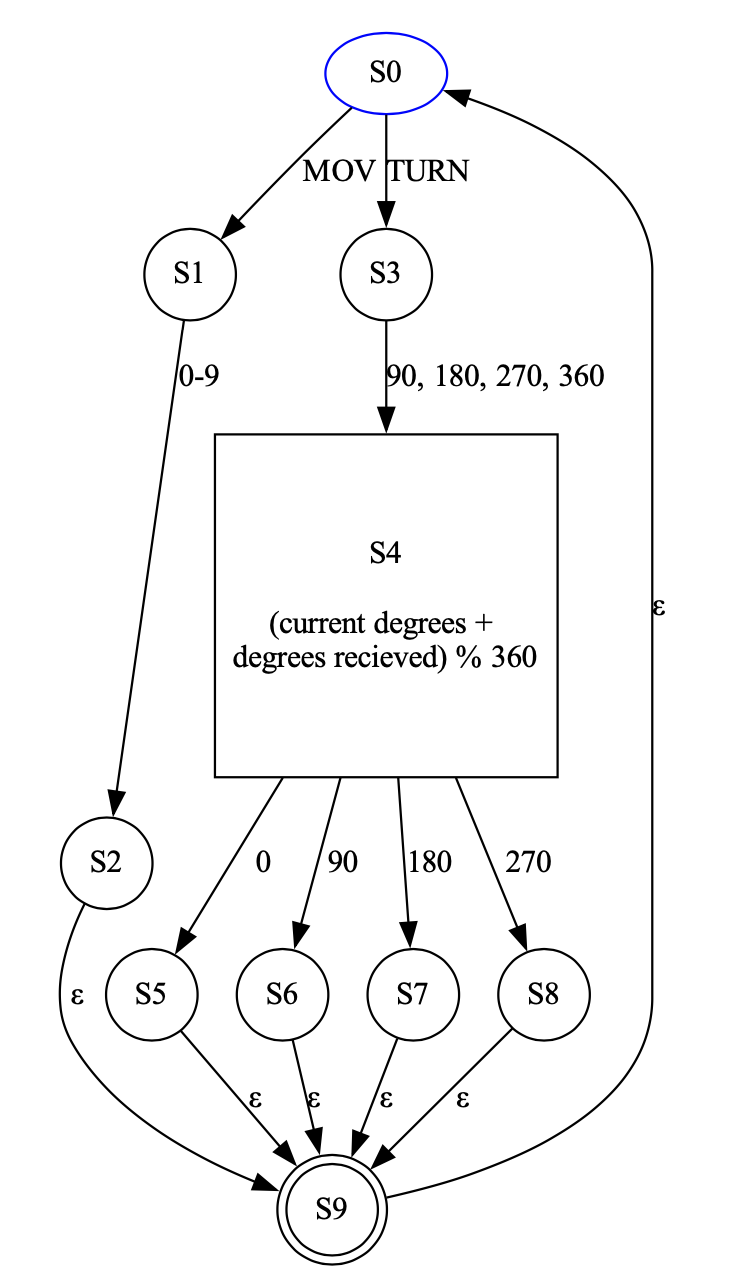

Reproduce this figure in Python.
import os
import graphviz

def plot(val):
    script_dir = os.path.dirname(os.path.abspath(__file__)) 
    file_path = os.path.join(script_dir, 'automata.gv')
    g = graphviz.Digraph('G', filename=file_path)
    # Initial state
    g.attr('node', color='blue')
    g.node('S0')

    g.attr('node', shape='square', color = 'black')
    g.node('S4\n\n(current degrees + \ndegrees recieved) % 360')

    g.attr('node', shape='doublecircle', color = 'black')
    g.node('S9')

    g.attr('node', shape='circle', color = 'black')
    for pair in val:
        g.edge(str(pair[0]), str(pair[1]), label=pair[2])
    g.view()

def main():
    # Automata
    # Diego Partida Romero A01641113
    # Carlos Alberto Veryan Peña A01641147
    # Alan Antonio Ruelas Robles 

    automata = [
        ('S0', 'S1', 'MOV'),
        ('S1', 'S2', '0-9'),
        ('S2', 'S9', 'ε'),

        ('S0', 'S3', 'TURN'),
        ('S3', 'S4\n\n(current degrees + \ndegrees recieved) % 360', '90, 180, 270, 360'),
        ('S4\n\n(current degrees + \ndegrees recieved) % 360', 'S5', '0'),
        ('S4\n\n(current degrees + \ndegrees recieved) % 360', 'S6', '90'),
        ('S4\n\n(current degrees + \ndegrees recieved) % 360', 'S7', '180'),
        ('S4\n\n(current degrees + \ndegrees recieved) % 360', 'S8', '270'),

        ('S5', 'S9', 'ε'),
        ('S6', 'S9', 'ε'),
        ('S7', 'S9', 'ε'),
        ('S8', 'S9', 'ε'),

        ('S9', 'S0', 'ε'),

    ]

    plot(automata)

    print("- - - - - - - - - - - - - - - - - - - - - - ")
    print("Automata created successfully")

if __name__ == "__main__":
    main()
